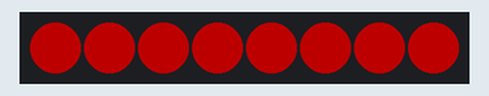
Simulated run of this program. Board: CircuitPython board. Parts: 8 RGB LEDs in strip order, left to right. Dim RGB values are drawn brighter than linear.

Above: at 0.1 s.
At 1.1 s:
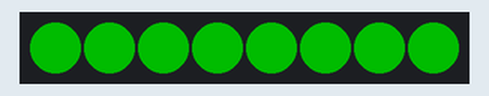
At 2.1 s:
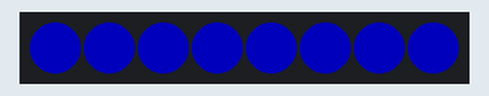
At 5.2 s:
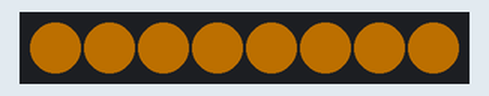
At 7.8 s:
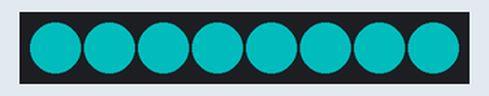
At 10.4 s:
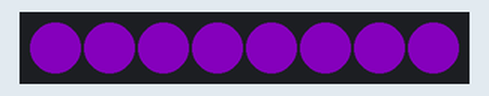
Timing chart, 0 to 40.0 s (numbered marks = the images above):
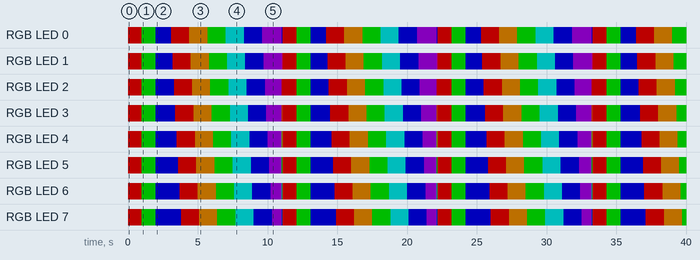

The program:

ws2812_example.py
```python
# CircuitPython demo - NeoPixel aka ws2812 Strip LEDs

# On this board, we use A0, 5V, and ground(GND)... see picture as a hookup guide
#

# purchase these in 1meter and 5meter strips from adafruit.com, sparkfun.com, or rayWu's aliexpress store

import time
import board
import neopixel

pixel_pin = board.A0
num_pixels = 8

pixels = neopixel.NeoPixel(pixel_pin, num_pixels, brightness=0.3, auto_write=False)


def wheel(pos):
    # Input a value 0 to 255 to get a color value.
    # The colours are a transition r - g - b - back to r.
    if pos < 0 or pos > 255:
        return (0, 0, 0)
    if pos < 85:
        return (255 - pos * 3, pos * 3, 0)
    if pos < 170:
        pos -= 85
        return (0, 255 - pos * 3, pos * 3)
    pos -= 170
    return (pos * 3, 0, 255 - pos * 3)


def color_chase(color, wait):
    for i in range(num_pixels):
        pixels[i] = color
        time.sleep(wait)
        pixels.show()
    time.sleep(0.5)


def rainbow_cycle(wait):
    for j in range(255):
        for i in range(num_pixels):
            rc_index = (i * 256 // num_pixels) + j
            pixels[i] = wheel(rc_index & 255)
        pixels.show()
        time.sleep(wait)


RED = (255, 0, 0)
YELLOW = (255, 150, 0)
GREEN = (0, 255, 0)
CYAN = (0, 255, 255)
BLUE = (0, 0, 255)
PURPLE = (180, 0, 255)

while True:
    pixels.fill(RED)
    pixels.show()
    # Increase or decrease to change the speed of the solid color change.
    time.sleep(1)
    pixels.fill(GREEN)
    pixels.show()
    time.sleep(1)
    pixels.fill(BLUE)
    pixels.show()
    time.sleep(1)

    color_chase(RED, 0.1)  # Increase the number to slow down the color chase
    color_chase(YELLOW, 0.1)
    color_chase(GREEN, 0.1)
    color_chase(CYAN, 0.1)
    color_chase(BLUE, 0.1)
    color_chase(PURPLE, 0.1)

    rainbow_cycle(0)  # Increase the number to slow down the rainbow
```

Measured:
- by itself, RGB LED 2: repeats every 11.1 s: RGB(0, 76, 0) 1.0 s, RGB(0, 0, 76) 1.3 s, RGB(76, 0, 0) 1.3 s, RGB(76, 45, 0) 1.3 s, RGB(0, 76, 0) 1.3 s, RGB(0, 76, 76) 1.3 s, RGB(0, 0, 76) 1.3 s, RGB(54, 0, 76) 1.2 s, RGB(68, 0, 8) 0.08 s, RGB(76, 0, 0) 1.0 s
- by itself, RGB LED 0: repeats every 11.1 s: RGB(0, 76, 0) 1.0 s, RGB(0, 0, 76) 1.1 s, RGB(76, 0, 0) 1.3 s, RGB(76, 45, 0) 1.3 s, RGB(0, 76, 0) 1.3 s, RGB(0, 76, 76) 1.3 s, RGB(0, 0, 76) 1.3 s, RGB(54, 0, 76) 1.4 s, RGB(10, 0, 65) 0.08 s, RGB(76, 0, 0) 1.0 s
- by itself, everything shown: repeats every 11.1 s, in 52 steps
- what the display in image 1 shows lasts 1.0 s, from 1.0 s to 2.0 s
- what the display in image 2 shows lasts 1.1 s, from 2.0 s to 3.1 s
- what the display in image 3 shows lasts 0.6 s, from 5.1 s to 5.7 s
